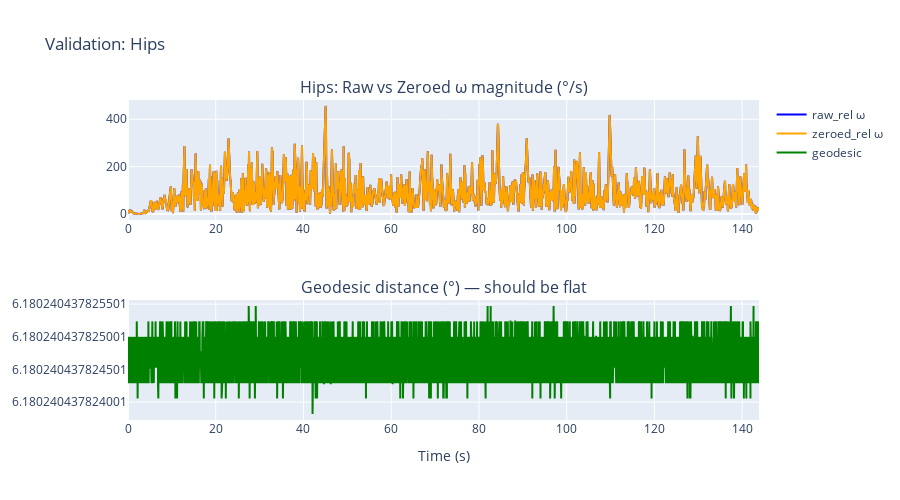

Notebook code for this chart:
### Code cell
# Comparison: Raw vs Zeroed omega magnitude; Geodesic distance over time (one joint)
rep_joint = next((j for j in kinematics_map if f"{j}__raw_rel_omega_x" in result), list(kinematics_map.keys())[0])
mag_raw = np.linalg.norm(np.column_stack([result[f"{rep_joint}__raw_rel_omega_x"], result[f"{rep_joint}__raw_rel_omega_y"], result[f"{rep_joint}__raw_rel_omega_z"]]), axis=1)
mag_zeroed = np.linalg.norm(np.column_stack([result[f"{rep_joint}__zeroed_rel_omega_x"], result[f"{rep_joint}__zeroed_rel_omega_y"], result[f"{rep_joint}__zeroed_rel_omega_z"]]), axis=1)
q_raw = np.column_stack([result[f"{rep_joint}__raw_rel_qx"], result[f"{rep_joint}__raw_rel_qy"], result[f"{rep_joint}__raw_rel_qz"], result[f"{rep_joint}__raw_rel_qw"]])
q_zeroed = np.column_stack([result[f"{rep_joint}__zeroed_rel_qx"], result[f"{rep_joint}__zeroed_rel_qy"], result[f"{rep_joint}__zeroed_rel_qz"], result[f"{rep_joint}__zeroed_rel_qw"]])
geodesic_deg = np.degrees(2 * np.arccos(np.clip(np.abs((q_raw * q_zeroed).sum(axis=1)), 0, 1)))

fig_comp = make_subplots(rows=2, cols=1, subplot_titles=(f'{rep_joint}: Raw vs Zeroed ω magnitude (°/s)', 'Geodesic distance (°) — should be flat'))
fig_comp.add_trace(go.Scatter(x=t_axis, y=mag_raw, name='raw_rel ω', line=dict(color='blue')), row=1, col=1)
fig_comp.add_trace(go.Scatter(x=t_axis, y=mag_zeroed, name='zeroed_rel ω', line=dict(color='orange')), row=1, col=1)
fig_comp.add_trace(go.Scatter(x=t_axis, y=geodesic_deg, name='geodesic', line=dict(color='green')), row=2, col=1)
fig_comp.update_layout(height=500, title_text=f'Validation: {rep_joint}')
fig_comp.update_xaxes(title_text='Time (s)', row=2, col=1)
fig_comp.show()

### Figure 1 — Plotly figure (JSON) as saved in the notebook; plotly's stock layout.template omitted (floating-point values rounded to 4 significant figures; data arrays with more than 128 entries replaced by an {"elided": "..."} marker saying what was removed)
{"data": [{"line": {"color": "blue"}, "name": "raw_rel ω", "type": "scatter", "x": {"elided": "17262 float values"}, "xaxis": "x", "y": {"elided": "17262 float values"}, "yaxis": "y"}, {"line": {"color": "orange"}, "name": "zeroed_rel ω", "type": "scatter", "x": {"elided": "17262 float values"}, "xaxis": "x", "y": {"elided": "17262 float values"}, "yaxis": "y"}, {"line": {"color": "green"}, "name": "geodesic", "type": "scatter", "x": {"elided": "17262 float values"}, "xaxis": "x2", "y": {"elided": "17262 float values"}, "yaxis": "y2"}], "layout": {"annotations": [{"font": {"size": 16}, "showarrow": false, "text": "Hips: Raw vs Zeroed ω magnitude (°/s)", "x": 0.5, "xanchor": "center", "xref": "paper", "y": 1, "yanchor": "bottom", "yref": "paper"}, {"font": {"size": 16}, "showarrow": false, "text": "Geodesic distance (°) — should be flat", "x": 0.5, "xanchor": "center", "xref": "paper", "y": 0.375, "yanchor": "bottom", "yref": "paper"}], "height": 500, "title": {"text": "Validation: Hips"}, "xaxis": {"anchor": "y", "domain": [0, 1]}, "xaxis2": {"anchor": "y2", "domain": [0, 1], "title": {"text": "Time (s)"}}, "yaxis": {"anchor": "x", "domain": [0.625, 1]}, "yaxis2": {"anchor": "x2", "domain": [0, 0.375]}}}
